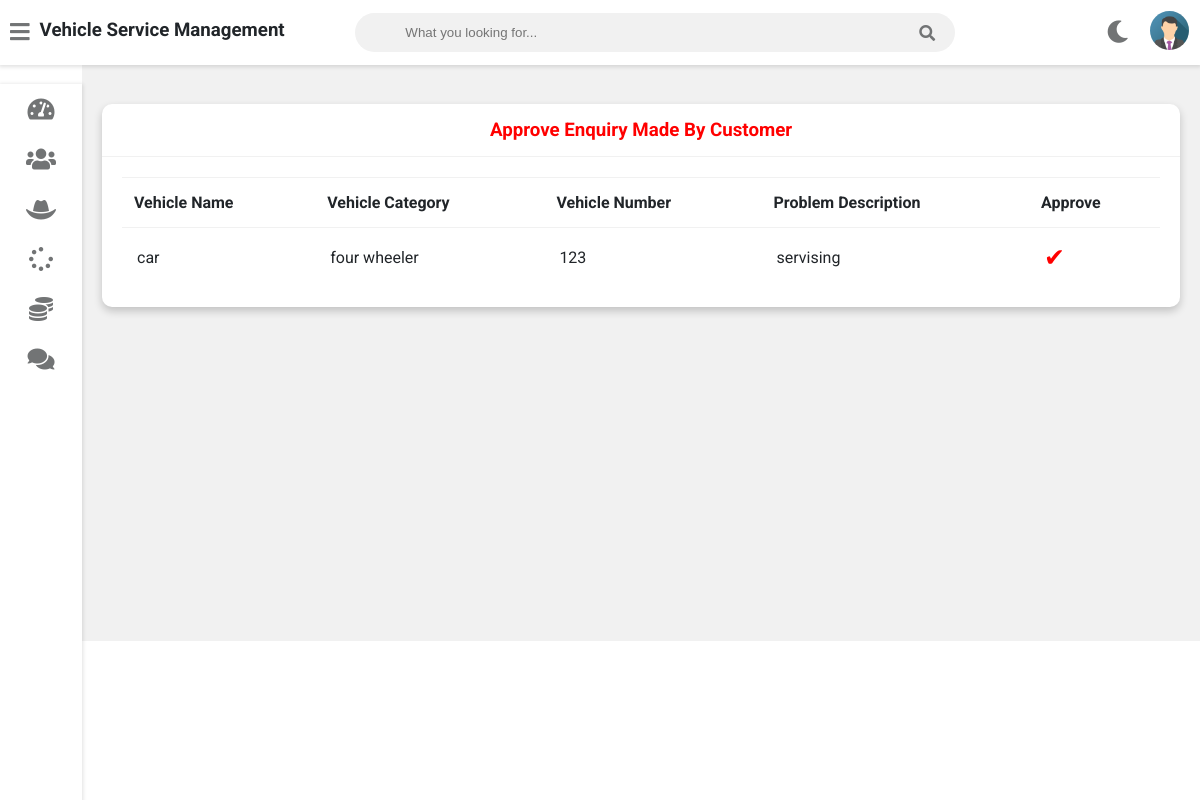
Page /admin-approve-request (signed in) on the committed database.
### vehicleserviceapp/models.py (models this page shows, shortened)
class Request(models.Model):
    cat=(('two wheeler with gear','two wheeler with gear'),('two wheeler without gear','two wheeler without gear'),('three wheeler','three wheeler'),('four wheeler','four wheeler'))
    category=models.CharField(max_length=50,choices=cat)
    vehicle_no=models.PositiveIntegerField(null=False)
    vehicle_name = models.CharField(max_length=40,null=False)
    vehicle_model = models.CharField(max_length=40,null=False)
    vehicle_brand = models.CharField(max_length=40,null=False)
    problem_description = models.CharField(max_length=500,null=False)
    date=models.DateField(auto_now=True)
    cost=models.PositiveIntegerField(null=True)
    customer=models.ForeignKey('Customer', on_delete=models.CASCADE,null=True)
    mechanic=models.ForeignKey('Mechanic',on_delete=models.CASCADE,null=True)
    stat=(('Pending','Pending'),('Approved','Approved'),('Repairing','Repairing'),('Repairing Done','Repairing Done'),('Released','Released'))
    status=models.CharField(max_length=50,choices=stat,default='Pending',null=True)

### vehicleserviceapp/views.py (the view)
# urls.py: path('admin-approve-request',views.admin_approve_request_view,name='admin-approve-request'),
@login_required(login_url='adminlogin')
def admin_approve_request_view(request):
    enquiry=models.Request.objects.all().filter(status='Pending')
    return render(request,'vehicle/admin_approve_request.html',{'enquiry':enquiry})

### templates/vehicle/admin_approve_request.html
{% extends 'vehicle/adminbase.html' %}
{% block content %}
	<div class="wrapper">
		<div class="row">
			<div class="col-12 col-m-12 col-sm-12">
				<div class="card">
					<div class="card-header">
						<h3 style="color:red; text-align:center" >
							Approve Enquiry Made By Customer
						</h3>
					</div>
					<div class="card-content">
						<table>
							<thead>
                <tr>
                  <th>Vehicle Name</th>
                  <th>Vehicle Category</th>
                  <th>Vehicle Number</th>
                  <th>Problem Description</th>
                  <th>Approve</th>
                </tr>
							</thead>
							<tbody>
                {% for r in enquiry %}
                <tr>
                  <td> {{r.vehicle_name}}</td>
                  <td>{{r.category}}</td>
                  <td>{{r.vehicle_no}}</td>
                  <td>{{r.problem_description}}</td>
                  <td><a  style="color:red; text-decoration:none;font-size:25px;" href="{% url 'approve-request' r.id  %}">&#10004;</a></td>
                    </tr>
                {% endfor %}
							</tbody>
						</table>
					</div>
				</div>
			</div>
		</div>
<br><br><br><br><br><br><br><br><br><br><br><br><br><br><br><br>
	</div>
{% endblock content %}

### static/style.css (style rules this page uses)
:root { --primary-color: #4834d4; --success-color: #6ab04c; --warning-color: #f0932b; --danger-color: #eb4d4b; --light-color: #212529; --light-second-color: #727475; --light-background: #ffffff; --light-second-background: #f1f1f1; --dark-color: #909090; --dark-second-color: #f5f6fa; --dark-background: #23242D; --dark-second-background: #181818; }
.light { --main-bg-color: var(--light-background); --second-bg-color: var(--light-second-background); --main-color: var(--light-color); --second-color: var(--light-second-color); }
* { box-sizing: border-box; }
body { font-family: 'Roboto', sans-serif; background: var(--main-bg-color); color: var(--main-color); margin: 0; }
.wrapper { padding: 10px; margin-left: 82px; padding-top: 75px; background: var(--second-bg-color); transition: margin-left .5s; }
.row { display: flex; flex-wrap: wrap; flex-direction: row; }
.row:after, .row:before { box-sizing: border-box; }
[class*="col-"] { padding: 10px; }
@media only screen and (min-width: 600px) { .col-sm-12 { width: 100%; } }
@media only screen and (min-width: 768px) { .col-m-12 { width: 100%; } }
@media only screen and (min-width: 992px) { .col-12 { width: 100%; } }
.card { background: var(--main-bg-color); color: var(--main-color); border-radius: 10px; margin-bottom: 10px; box-shadow: 0 4px 8px 0 rgba(0,0,0,0.2); }
.card-header { padding: 15px 30px; border-bottom: 1px solid var(--second-bg-color); position: relative; }
.card-header h3 { margin: 0; }
.card-content { padding: 20px; overflow-x: auto; }
table { border-collapse: collapse; width: 100%; }
table td { border-top: 1px solid var(--second-bg-color); padding: 15px; }
table th { border-top: 1px solid var(--second-bg-color); border-bottom: 1px solid var(--second-bg-color); padding: 15px 12px; text-align: left; }

### rows in the picture
Request: vehicle_name "car", category "four wheeler", vehicle_no "123", problem_description "servising"
